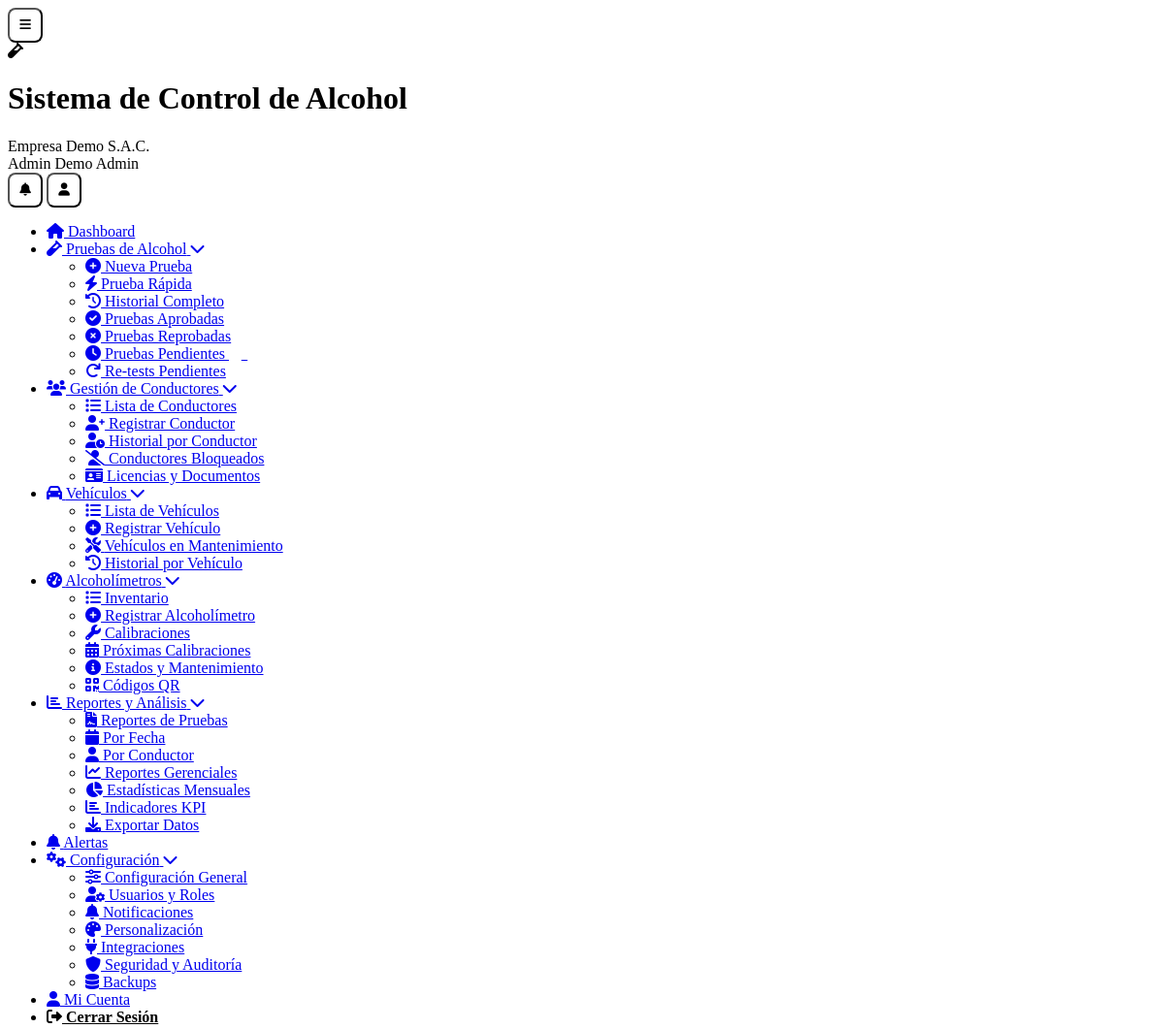
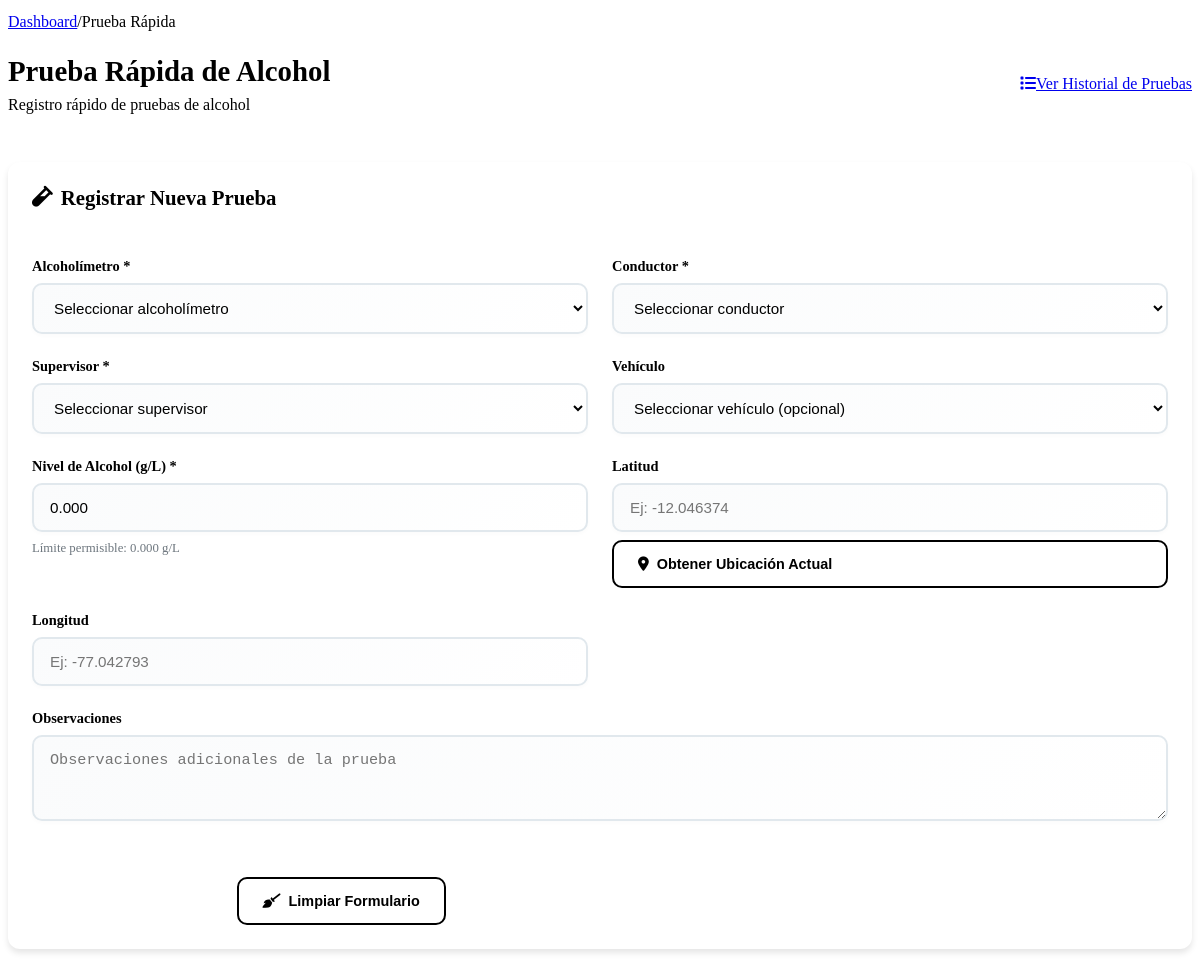
The page /prueba-rapida.php (signed in) on the database its author committed (2 pictures, top to bottom).
### tables this page shows
CREATE TABLE `usuarios` (
  `id` int(11) NOT NULL,
  `cliente_id` int(11) DEFAULT NULL,
  `nombre` varchar(100) NOT NULL,
  `apellido` varchar(100) DEFAULT NULL,
  `email` varchar(255) NOT NULL,
  `password` varchar(255) NOT NULL,
  `telefono` varchar(20) DEFAULT NULL,
  `dni` varchar(15) DEFAULT NULL,
  `rol` enum('super_admin','admin','supervisor','operador','conductor','auditor') NOT NULL,
  `foto_perfil` varchar(255) DEFAULT NULL,
  `estado` tinyint(1) DEFAULT 1,
  `ultimo_login` timestamp NULL DEFAULT NULL,
  `token_recuperacion` varchar(100) DEFAULT NULL,
  `fecha_expiracion_token` datetime DEFAULT NULL,
  `intentos_login` int(11) DEFAULT 0,
  `bloqueado_hasta` datetime DEFAULT NULL,
  `fecha_creacion` timestamp NULL DEFAULT current_timestamp()
);

CREATE TABLE `clientes` (
  `id` int(11) NOT NULL,
  `nombre_empresa` varchar(255) NOT NULL,
  `ruc` varchar(20) NOT NULL,
  `direccion` text DEFAULT NULL,
  `telefono` varchar(20) DEFAULT NULL,
  `email_contacto` varchar(255) DEFAULT NULL,
  `plan_id` int(11) NOT NULL,
  `logo` varchar(255) DEFAULT NULL,
  `color_primario` varchar(7) DEFAULT '#2196F3',
  `color_secundario` varchar(7) DEFAULT '#1976D2',
  `fecha_registro` timestamp NULL DEFAULT current_timestamp(),
  `fecha_vencimiento` date DEFAULT NULL,
  `estado` enum('activo','inactivo','suspendido','prueba') DEFAULT 'prueba',
  `token_api` varchar(100) DEFAULT NULL,
  `modo_demo` tinyint(1) DEFAULT 1
);

CREATE TABLE `configuraciones` (
  `id` int(11) NOT NULL,
  `cliente_id` int(11) NOT NULL,
  `limite_alcohol_permisible` decimal(5,3) DEFAULT 0.000,
  `intervalo_retest_minutos` int(11) DEFAULT 15,
  `intentos_retest` int(11) DEFAULT 3,
  `requerir_geolocalizacion` tinyint(1) DEFAULT 1,
  `requerir_foto_evidencia` tinyint(1) DEFAULT 0,
  `requerir_firma_digital` tinyint(1) DEFAULT 1,
  `notificaciones_email` tinyint(1) DEFAULT 1,
  `notificaciones_sms` tinyint(1) DEFAULT 0,
  `notificaciones_push` tinyint(1) DEFAULT 1,
  `timezone` varchar(50) DEFAULT 'America/Lima',
  `idioma` enum('es','en','pt') DEFAULT 'es',
  `formato_fecha` varchar(20) DEFAULT 'd/m/Y',
  `fecha_actualizacion` timestamp NULL DEFAULT current_timestamp() ON UPDATE current_timestamp(),
  `nivel_advertencia` decimal(5,3) DEFAULT 0.025,
  `nivel_critico` decimal(5,3) DEFAULT 0.080,
  `unidad_medida` varchar(10) DEFAULT 'g/L',
  `bloqueo_conductor_horas` int(11) DEFAULT 24,
  `notificar_supervisor_retest` tinyint(1) DEFAULT 1,
  `requerir_aprobacion_supervisor` tinyint(1) DEFAULT 0,
  `requerir_observaciones` tinyint(1) DEFAULT 0,
  `tiempo_maximo_prueba_minutos` int(11) DEFAULT 10,
  `distancia_maxima_metros` int(11) DEFAULT 500,
  `notificaciones_whatsapp` tinyint(1) DEFAULT 0,
  `email_notificacion` varchar(255) DEFAULT NULL,
  `telefono_notificacion` varchar(20) DEFAULT NULL,
  `emails_adicionales` text DEFAULT NULL,
  `backup_diario` tinyint(1) DEFAULT 1,
  `backup_semanal` tinyint(1) DEFAULT 1,
  `backup_mensual` tinyint(1) DEFAULT 0,
  `retencion_dias` int(11) DEFAULT 30,
  `observaciones` text NOT NULL
);

### includes/Database.php (called while the page is built, shortened)
<?php
class Database {
    private $host = DB_HOST;
    private $db_name = DB_NAME;
    private $username = DB_USER;
    private $password = DB_PASS;
    public $conn;
    public function getConnection() {
        $this->conn = null;
        try {
            $this->conn = new PDO(
                "mysql:host=" . $this->host . ";dbname=" . $this->db_name,
                $this->username,
                $this->password
            );
            $this->conn->exec("set names utf8");
            $this->conn->setAttribute(PDO::ATTR_ERRMODE, PDO::ERRMODE_EXCEPTION);
        } catch(PDOException $exception) {
            error_log("Error de conexión: " . $exception->getMessage());
            return false;
        }
        return $this->conn;
    }
    public function fetchOne($query, $params = []) {
        try {
            $stmt = $this->conn->prepare($query);
            $stmt->execute($params);
            return $stmt->fetch(PDO::FETCH_ASSOC);
        } catch (PDOException $e) {
            error_log("Error en fetchOne: " . $e->getMessage());
            return false;
        }
    }
}
?>

### prueba-rapida.php (the view, shortened to what this page needs)
<?php
require_once __DIR__ . '/includes/Database.php';
$page_title = 'Prueba Rápida de Alcohol';
$breadcrumbs = [
    'index.php' => 'Dashboard',
    'prueba-rapida.php' => 'Prueba Rápida'
];
require_once __DIR__ . '/includes/header.php';
$db = new Database();
$cliente_id = $_SESSION['cliente_id'] ?? 0;
$configuracion = $db->fetchOne("
    SELECT limite_alcohol_permisible, nivel_advertencia, nivel_critico, unidad_medida
    FROM configuraciones
    WHERE cliente_id = ?
", [$cliente_id]);
$limite_permisible = $configuracion['limite_alcohol_permisible'] ?? 0.000;
?>
<div class="content-body">
    <div class="dashboard-header">
        <div class="welcome-section">
            <h1><?php echo $page_title; ?></h1>
            <p class="dashboard-subtitle">Registro rápido de pruebas de alcohol</p>
        </div>
        <div class="header-actions">
            <a href="nueva-prueba.php" class="btn btn-outline">
                <i class="fas fa-list"></i>Ver Historial de Pruebas
            </a>
        </div>
    </div>
    <div class="crud-container">
        <div class="card">
            <div class="card-header">
                <h3>
                    <i class="fas fa-vial"></i>
                    Registrar Nueva Prueba
                </h3>
            </div>
            <div class="card-body">
                <form method="POST" class="account-form" id="formPruebaRapida">
                    <div class="form-grid">
                        <div class="form-group">
                            <label for="alcoholimetro_id">Alcoholímetro *</label>
                            <select id="alcoholimetro_id" name="alcoholimetro_id" class="form-control" required>
                                <option value="">Seleccionar alcoholímetro</option>
                            </select>
                        </div>
                        <div class="form-group">
                            <label for="conductor_id">Conductor *</label>
                            <select id="conductor_id" name="conductor_id" class="form-control" required>
                                <option value="">Seleccionar conductor</option>
                            </select>
                        </div>
                        <div class="form-group">
                            <label for="supervisor_id">Supervisor *</label>
                            <select id="supervisor_id" name="supervisor_id" class="form-control" required>
                                <option value="">Seleccionar supervisor</option>
                            </select>
                        </div>
                        <div class="form-group">
                            <label for="vehiculo_id">Vehículo</label>
                            <select id="vehiculo_id" name="vehiculo_id" class="form-control">
                                <option value="">Seleccionar vehículo (opcional)</option>
                            </select>
                        </div>
                        <div class="form-group">
                            <label for="nivel_alcohol">Nivel de Alcohol (<?php echo $configuracion['unidad_medida']; ?>) *</label>
                            <input type="number" id="nivel_alcohol" name="nivel_alcohol"
                                   value="<?php echo htmlspecialchars($nivel_alcohol ?? '0.000'); ?>"
                                   step="0.001" min="0" max="1" required class="form-control"
                                   placeholder="0.000">
                            <small class="form-text">
                                Límite permisible: <?php echo number_format($limite_permisible, 3); ?> <?php echo $configuracion['unidad_medida']; ?>
                            </small>
                        </div>
                        <div class="form-group">
                            <label for="latitud">Latitud</label>
                            <input type="number" id="latitud" name="latitud"
                                   value="<?php echo htmlspecialchars($latitud ?? ''); ?>"
                                   step="0.00000001" class="form-control"
                                   placeholder="Ej: -12.046374">
                        </div>
                        <div class="form-group">
                            <label for="longitud">Longitud</label>
                            <input type="number" id="longitud" name="longitud"
                                   value="<?php echo htmlspecialchars($longitud ?? ''); ?>"
                                   step="0.00000001" class="form-control"
                                   placeholder="Ej: -77.042793">
                        </div>
                        <div class="form-group full-width">
                            <label for="observaciones">Observaciones</label>
                            <textarea id="observaciones" name="observaciones" class="form-control"
                                      rows="3" placeholder="Observaciones adicionales de la prueba"><?php echo htmlspecialchars($observaciones ?? ''); ?></textarea>
                        </div>
                    </div>
                    <div class="form-actions">
                        <button type="submit" class="btn btn-primary">
                            <i class="fas fa-save"></i>
                        </button>
                        <button type="button" class="btn btn-outline" onclick="limpiarFormulario()">
                            <i class="fas fa-broom"></i>
                            Limpiar Formulario
                        </button>
                    </div>
                </form>
            </div>
        </div>
    </div>
</div>
<?php
require_once __DIR__ . '/includes/footer.php';
?>

### includes/header.php (shortened to what this page needs)
<?php
$database = new Database();
$user_id = $_SESSION['user_id'] ?? null;
$user_query = $database->fetchOne("
    SELECT u.*, c.nombre_empresa, c.logo, c.color_primario, c.color_secundario, p.nombre_plan
    FROM usuarios u
    LEFT JOIN clientes c ON u.cliente_id = c.id
    LEFT JOIN planes p ON c.plan_id = p.id
    WHERE u.id = ?
", [$user_id]);
?>
<!DOCTYPE html>
<html lang="es">
<head>
	<link rel="stylesheet" href="<?php echo BASE_URL; ?>/assets/css/simple-style.css">
    <link rel="stylesheet" href="<?php echo BASE_URL; ?>/assets/css/responsive.css">
	<link rel="stylesheet" href="<?php echo BASE_URL; ?>/assets/css/dashboard-enhancements.css">
    <link href="https://cdnjs.cloudflare.com/ajax/libs/font-awesome/6.0.0/css/all.min.css" rel="stylesheet">
</head>
<body>
    <div class="app-container">
        <header class="app-header">
            <div class="header-content">
                <div class="brand-section">
                    <button class="sidebar-toggle btn-icon d-md-none" onclick="toggleSidebar()">
                        <i class="fas fa-bars"></i>
                    </button>
                    <?php if (!empty($user_query['logo'])): ?>
                    <img src="<?php echo BASE_URL . '/assets/uploads/' . $user_query['logo']; ?>" alt="Logo" class="brand-logo">
                    <?php else: ?>
                    <div class="brand-logo default-logo">
                        <i class="fas fa-vial"></i>
                    </div>
                    <?php endif; ?>
                    <div class="brand-text">
                        <h1 class="app-name"><?php echo SITE_NAME; ?></h1>
                        <span class="client-name"><?php echo htmlspecialchars($user_query['nombre_empresa'] ?? 'Empresa'); ?></span>
                    </div>
                </div>
                <div class="user-menu">
                    <div class="user-info">
                        <span class="user-name"><?php echo htmlspecialchars(($user_query['nombre'] ?? 'Usuario') . ' ' . ($user_query['apellido'] ?? 'Sistema')); ?></span>
                        <span class="user-role"><?php echo ucfirst(str_replace('_', ' ', $user_query['rol'] ?? 'usuario')); ?></span>
                    </div>
                    <div class="user-actions">
                        <button class="btn-icon" onclick="toggleNotifications()">
                            <i class="fas fa-bell"></i>
                        </button>
                        <button class="btn-icon" onclick="toggleUserMenu()">
                            <i class="fas fa-user"></i>
                        </button>
                    </div>
                </div>
            </div>
        </header>
        <div class="main-content">
            <?php include 'includes/sidebar.php'; ?>
            <main class="content-area">
                <div class="content-header">
                    <div class="breadcrumb">
                        <?php
                        if (!empty($breadcrumbs)) {
                            $last_key = array_key_last($breadcrumbs);
                            foreach ($breadcrumbs as $key => $crumb) {
                                if ($key === $last_key) {
                                    echo '<span class="breadcrumb-text">' . htmlspecialchars($crumb) . '</span>';
                                } else {
                                    echo '<a href="' . $key . '" class="breadcrumb-link">' . htmlspecialchars($crumb) . '</a>';
                                    echo '<span class="breadcrumb-separator">/</span>';
                                }
                            }
                        }
                        ?>
                    </div>
                </div>
                <div class="content-body">

### prueba-rapida.php (style rules this page uses)
.crud-container { margin-top: 1.5rem; width: 100%; }
.btn-icon { display: inline-flex; align-items: center; justify-content: center; width: 36px; height: 36px; border-radius: 8px; background: var(--light); color: var(--dark); text-decoration: none; transition: all 0.3s ease; }
.account-form .form-grid { display: grid; grid-template-columns: 1fr 1fr; gap: 1.5rem; margin-bottom: 2rem; }
.account-form .form-group { display: flex; flex-direction: column; margin-bottom: 0; }
.account-form .form-group.full-width { grid-column: 1 / -1; }
.account-form .form-group label { font-weight: 600; color: var(--dark); margin-bottom: 0.5rem; font-size: 0.9rem; transition: var(--transition); }
.account-form .form-control { padding: 0.875rem 1rem; border: 2px solid #e1e8ed; border-radius: 10px; font-size: 0.95rem; transition: all 0.3s cubic-bezier(0.4, 0, 0.2, 1); background: linear-gradient(135deg, #fafbfc 0%, #ffffff 100%); box-shadow: 0 2px 4px rgba(0, 0, 0, 0.02); color: var(--dark); width: 100%; box-sizing: border-box; }
.account-form textarea.form-control { resize: vertical; min-height: 80px; }
.account-form .form-text { margin-top: 0.5rem; font-size: 0.8rem; color: #6c757d; line-height: 1.4; }
.account-form .form-actions { display: flex; gap: 1rem; justify-content: flex-start; padding-top: 1.5rem; border-top: 1px solid var(--border); margin-top: 1.5rem; }
.account-form .btn { padding: 0.875rem 1.5rem; border-radius: 10px; font-weight: 600; text-decoration: none; display: inline-flex; align-items: center; gap: 0.5rem; transition: all 0.3s ease; border: 2px solid transparent; cursor: pointer; font-size: 0.9rem; }
.account-form .btn-primary { background: linear-gradient(135deg, var(--primary), var(--primary-dark)); color: white; border-color: var(--primary); }
.account-form .btn-outline { background: transparent; color: var(--dark); border-color: var(--border); }
.dashboard-header { display: flex; justify-content: space-between; align-items: center; margin-bottom: 1.5rem; padding: 1.5rem 0; border-bottom: 1px solid var(--border); }
.welcome-section h1 { margin: 0 0 0.5rem 0; color: var(--dark); font-size: 1.8rem; font-weight: 700; }
.dashboard-subtitle { margin: 0; color: var(--gray); font-size: 1rem; }
.header-actions { display: flex; gap: 1rem; }
.card { background: white; border-radius: 12px; box-shadow: 0 4px 6px rgba(0, 0, 0, 0.1); border: 1px solid var(--border); overflow: hidden; margin-bottom: 1.5rem; }
.card-header { padding: 1.5rem; border-bottom: 1px solid var(--border); background: var(--light); display: flex; justify-content: space-between; align-items: center; }
.card-header h3 { margin: 0; color: var(--dark); font-size: 1.3rem; font-weight: 600; display: flex; align-items: center; gap: 0.5rem; }
.card-body { padding: 1.5rem; }

### rows shown on the page
usuarios: cliente.nombre_empresa "Empresa Demo S.A.C.", nombre+apellido "Admin Demo", rol "Admin"
configuraciones: unidad_medida "g/L", limite_alcohol_permisible "0.000"

### other values the page prints
SITE_NAME "Sistema de Control de Alcohol"
$crumb "Dashboard"
$crumb "Prueba Rápida"
$page_title "Prueba Rápida de Alcohol"
